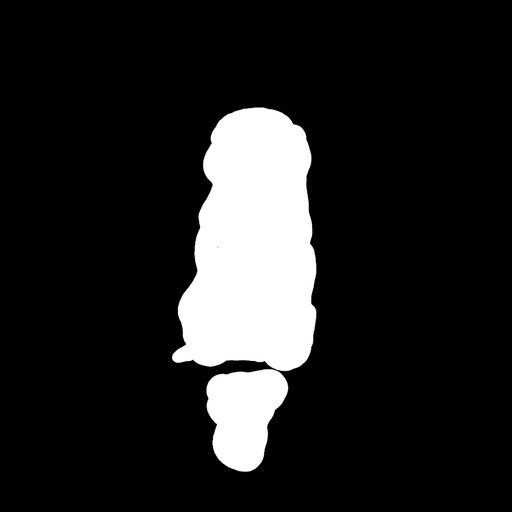
#> input picture ImgTools/sample/mask.png, 512 x 512 px, found by its file name
$ python img_process.py
#> lines starting #> are read from the running program, lines starting #| are printed output that depends on the picture; after the words box and inside, x2 and y2 are one past the last pixel; in counts of white or black regions, pixels touching at a corner belong together
#> further down, img is the input picture: PIL image 512x512 RGB; mean R, G, B 33.7, 33.7, 33.7
import cv2

def dilate(img, se_shape:int=cv2.MORPH_RECT, dist:int=1, iter:int=1):
#> called with se_shape = 2, dist = 3, iter = 3
    se = cv2.getStructuringElement(se_shape, (dist * 2 + 1, dist * 2 + 1), (dist, dist))
    return cv2.dilate(img, se, iterations=iter)
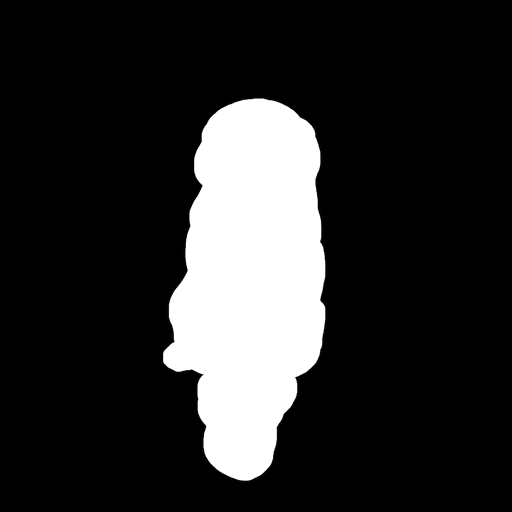
#> returned value: shape (512, 512, 3); mean of channels 0, 1, 2 42.6, 42.6, 42.6; drawn as R, G, B

def erode(img, se_shape:int=cv2.MORPH_RECT, dist:int=1, iter:int=1):
#> called with se_shape = 2, dist = 3, iter = 3
    se = cv2.getStructuringElement(se_shape, (dist * 2 + 1, dist * 2 + 1), (dist, dist))
    return cv2.erode(img, se, iterations=iter)
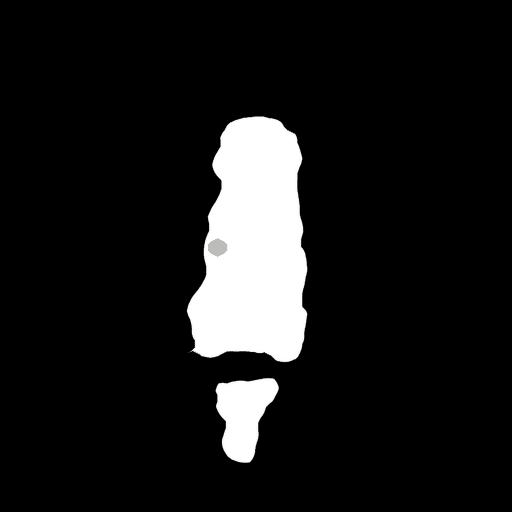
#> returned value: shape (512, 512, 3); mean of channels 0, 1, 2 24.9, 24.9, 24.9; drawn as R, G, B

def edge_detection(img, threshold1:int=100, threshold2:int=200):
    '''
    img: range value [0, 255]
    '''
#> called with threshold1 = 100, threshold2 = 200
    return cv2.Canny(img, threshold1, threshold2, L2gradient=True)
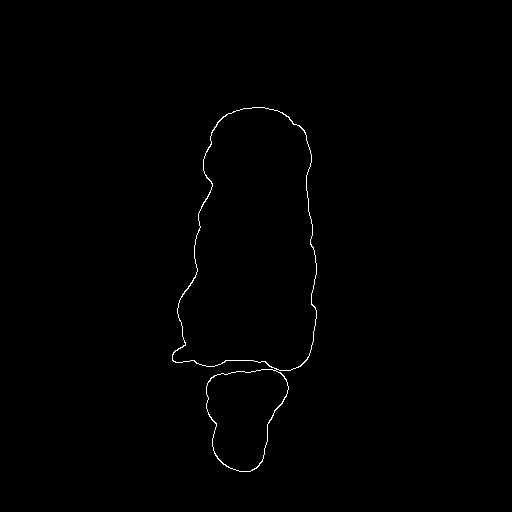
#> returned value: shape (512, 512); 0.44% white in thin lines or dots, all inside (x1, y1, x2, y2) = (172, 107, 317, 472)

if __name__ == '__main__':
    from PIL import Image
    import numpy as np
    img = Image.open('./ToolKitQ/ImgTools/sample/mask.png')
    img_array = np.asarray(img)
    img_dilate = dilate(img_array, se_shape=cv2.MORPH_ELLIPSE, dist=3, iter=3)
    img_erode = erode(img_array, se_shape=cv2.MORPH_ELLIPSE, dist=3, iter=3)
    img_edge = edge_detection(img_array, 100, 200)
    Image.fromarray(img_dilate).save('./ToolKitQ/ImgTools/sample/mask_dilated.png')
    Image.fromarray(img_erode).save('./ToolKitQ/ImgTools/sample/mask_eroded.png')
    Image.fromarray(img_edge).save('./ToolKitQ/ImgTools/sample/mask_edge.png')
